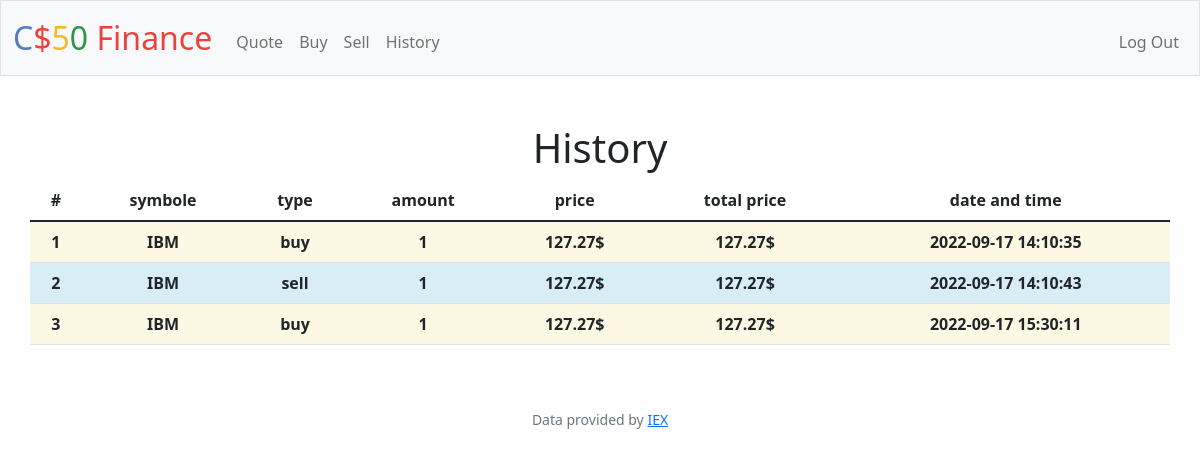
Page /history (signed in) on the earlier database version.
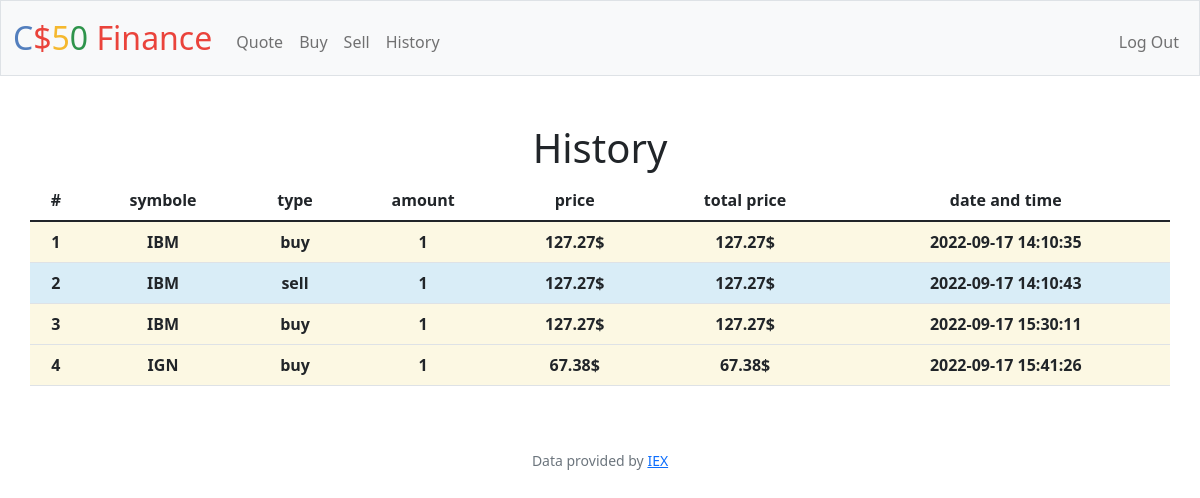
Same page on the later database version.
### tables this page shows
CREATE TABLE history (
id INTEGER PRIMARY KEY AUTOINCREMENT NOT NULL,
users_id INTEGER NOT NULL,
symbole TEXT NOT NULL,
amount INTEGER NOT NULL,
price FLOAT NOT NULL,
total_price FLOAT NOT NULL,
type TEXT NOT NULL,
date DATETIME NOT NULL
);

### app.py (the view)
@app.route("/history")
@login_required
def history():
    history = db.execute(
        "SELECT symbole, amount, price, total_price, type, date FROM history WHERE users_id = ?", session["user_id"])
    i = int(0)
    history_with_counter = []
    for history_part in history:
        i += 1
        history_part["counter"] = i
        history_with_counter.append(history_part)
    return render_template("history.html", history=history_with_counter)

### app.py (called while the page is built)
@app.after_request
def after_request(response):
    response.headers["Cache-Control"] = "no-cache, no-store, must-revalidate"
    response.headers["Expires"] = 0
    response.headers["Pragma"] = "no-cache"
    return response

### helpers.py (called while the page is built)
def login_required(f):
    @wraps(f)
    def decorated_function(*args, **kwargs):
        if session.get("user_id") is None:
            return redirect("/login")
        return f(*args, **kwargs)
    return decorated_function

### templates/history.html (shortened to what this page needs)
{% extends "layout.html" %}
{% block main %}
<h1>History</h1>
<table class="container table">
    <thead>
        <tr>
            <th scope="col">#</th>
            <th scope="col">symbole</th>
            <th scope="col">type</th>
            <th scope="col">amount</th>
            <th scope="col">price</th>
            <th scope="col">total price</th>
            <th scope="col">date and time</th>
        </tr>
    </thead>
    <tbody>
        {% for history_part in history %}
        {% if history_part["type"] == "sell" %}
        <tr style="background-color:#d9edf7">
            <th>{{ history_part["counter"] }}</th>
            <th>{{ history_part["symbole"] }}</th>
            <th>{{ history_part["type"] }}</th>
            <th>{{ history_part["amount"] }}</th>
            <th>{{ history_part["price"] }}$</th>
            <th>{{ history_part["total_price"] }}$</th>
            <th>{{ history_part["date"] }}</th>
        </tr>
        {% endif %}
        {% if history_part["type"] == "buy" %}
        <tr style="background-color:#fcf8e3">
            <th>{{ history_part["counter"] }}</th>
            <th>{{ history_part["symbole"] }}</th>
            <th>{{ history_part["type"] }}</th>
            <th>{{ history_part["amount"] }}</th>
            <th>{{ history_part["price"] }}$</th>
            <th>{{ history_part["total_price"] }}$</th>
            <th>{{ history_part["date"] }}</th>
        </tr>
        {% endif %}
        {% endfor %}
    </tbody>
</table>
{% endblock %}

### templates/layout.html (shortened to what this page needs)
<!DOCTYPE html>
<html lang="en">
<head>
    <link href="https://cdn.jsdelivr.net/npm/bootstrap@5.1.3/dist/css/bootstrap.min.css"
 rel="stylesheet">
    <link href="/static/styles.css" rel="stylesheet">
</head>
<body>
    <nav class="bg-light border navbar navbar-expand-md navbar-light">
        <div class="container-fluid">
            <a class="navbar-brand" href="/"><span class="blue">C</span><span class="red">$</span><span
                    class="yellow">5</span><span class="green">0</span> <span class="red">Finance</span></a>
            <div class="collapse navbar-collapse" id="navbar">
                {% if session["user_id"] %}
                <ul class="navbar-nav me-auto mt-2">
                    <li class="nav-item"><a class="nav-link" href="/quote">Quote</a></li>
                    <li class="nav-item"><a class="nav-link" href="/buy">Buy</a></li>
                    <li class="nav-item"><a class="nav-link" href="/sell">Sell</a></li>
                    <li class="nav-item"><a class="nav-link" href="/history">History</a></li>
                </ul>
                <ul class="navbar-nav ms-auto mt-2">
                    <li class="nav-item"><a class="nav-link" href="/logout">Log Out</a></li>
                </ul>
                {% else %}
                <ul class="navbar-nav ms-auto mt-2">
                    <li class="nav-item"><a class="nav-link" href="/register">Register</a></li>
                    <li class="nav-item"><a class="nav-link" href="/login">Log In</a></li>
                </ul>
                {% endif %}
            </div>
        </div>
    </nav>
    <main class="container-fluid py-5 text-center">
        {% block main %}{% endblock %}
    </main>
    <footer class="mb-5 small text-center text-muted">
        Data provided by <a href="https://iexcloud.io/">IEX</a>
    </footer>
</body>
</html>

### static/styles.css (style rules this page uses)
nav .navbar-brand { font-size: xx-large; }
nav .navbar-brand .blue { color: #537fbe; }
nav .navbar-brand .red { color: #ea433b; }
nav .navbar-brand .yellow { color: #f5b82e; }
nav .navbar-brand .green { color: #2e944b; }

Differences in the rows shown:
added history: counter "4", symbole "IGN", type "buy", amount "1", price "67.38", total_price "67.38", date "2022-09-17 15:41:26"
